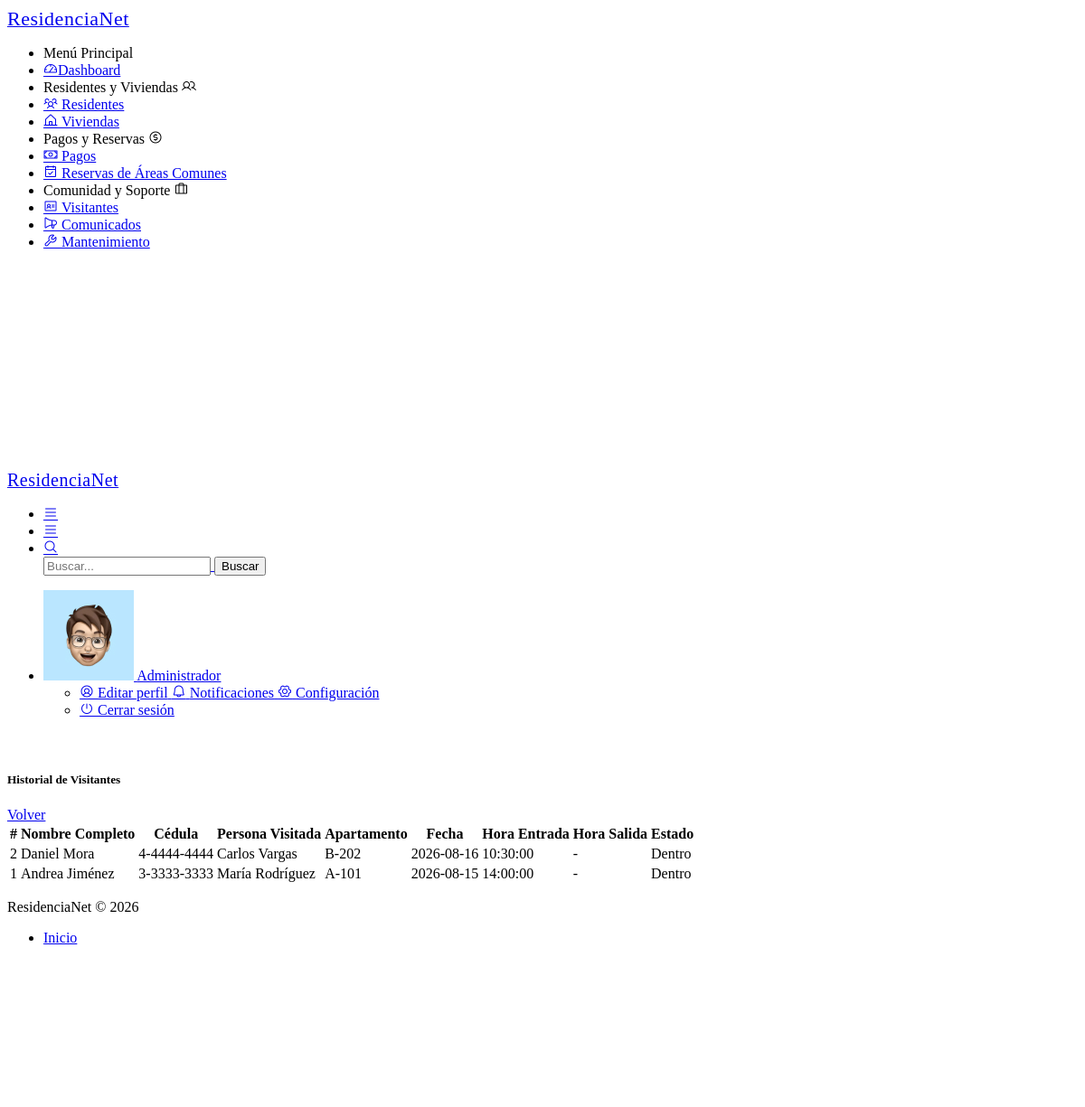
Screenshot of /visitante/historial (signed in) with the database file from the repository.
### tables this page shows
CREATE TABLE IF NOT EXISTS visitantes (
    id INT AUTO_INCREMENT PRIMARY KEY,
    nombre VARCHAR(100) NOT NULL,
    cedula VARCHAR(30) NOT NULL,
    visitado VARCHAR(100) NOT NULL,
    apartamento VARCHAR(50) NOT NULL,
    fecha DATE NOT NULL,
    hora TIME NOT NULL,
    hora_salida TIME NULL,
    estado ENUM('Dentro', 'Finalizada') DEFAULT 'Dentro',
    placa VARCHAR(20),
    cantidad INT DEFAULT 1,
    motivo TEXT,
    observaciones TEXT,
    created_at TIMESTAMP DEFAULT CURRENT_TIMESTAMP
);

### app/controllers/VisitanteController.php (called while the page is built, shortened)
<?php
class VisitanteController extends Controller {
    private $visitanteModel;
    public function __construct() {
        $this->visitanteModel = $this->model('Visitante');
    }
    public function historial() {
        $visitantes = $this->visitanteModel->getAll();
        $this->view('visitantes/historial', [
            'visitantes' => $visitantes
        ]);
    }
}

### app/core/app.php (called while the page is built, shortened)
<?php
class App {
    protected $method = 'index';
    public function __construct() {
        $url = $this->parseUrl();
        if (isset($url[0]) && file_exists('../app/controllers/' . ucfirst($url[0]) . 'Controller.php')) {
            unset($url[0]);
        }
        $this->controller = new $this->controller;
        if (isset($url[1])) {
            if (method_exists($this->controller, $url[1])) {
                $this->method = $url[1];
                unset($url[1]);
            }
        }
        $this->params = $url ? array_values($url) : [];
        call_user_func_array([$this->controller, $this->method], $this->params);
    }
    public function parseUrl() {
        if (isset($_GET['url'])) {
            return explode('/', filter_var(rtrim($_GET['url'], '/'), FILTER_SANITIZE_URL));
        }
        return [];
    }
}

### public/index.php (called while the page is built, shortened)
<?php
require_once '../app/core/app.php';
$app = new App();

### app/models/Visitante.php (called while the page is built, shortened)
<?php
require_once '../app/config/database.php';
class Visitante {
    private $db;
    public function __construct() {
        $this->db = Database::getInstance()->getConnection();
    }
    public function getAll() {
        $query = "SELECT * FROM visitantes
                  ORDER BY id DESC";
        $result = $this->db->query($query);
        return $result->fetch_all(MYSQLI_ASSOC);
    }
}

### app/config/database.php (called while the page is built, shortened)
<?php
class Database {
    private static $instance = null;
    private $conn;
    private function __construct() {
        try {
            $this->conn = new mysqli(DB_HOST, DB_USER, DB_PASS, DB_NAME);
            $this->conn->set_charset("utf8");
        } catch (mysqli_sql_exception $e) {
            die("Error de conexión a la base de datos. Verifica que MySQL esté encendido y la base '" . DB_NAME . "' exista. Detalle: " . $e->getMessage());
        }
    }
    public static function getInstance() {
        if (!self::$instance) {
            self::$instance = new Database();
        }
        return self::$instance;
    }
    public function getConnection() {
        return $this->conn;
    }
}

### app/views/visitantes/historial.php (the view, shortened to what this page needs)
<?php
include '../app/views/layouts/header.php';
include '../app/views/layouts/sidebar.php';
include '../app/views/layouts/topbar.php';
?>
<div class="pc-container">
    <div class="pc-content">
        <div class="row">
            <div class="col-12">
                <div class="card">
                    <div class="card-header d-flex justify-content-between align-items-center">
                        <h5 class="mb-0">Historial de Visitantes</h5>
                        <a href="<?= BASE_URL ?>/visitante/index" class="btn btn-secondary">
                            Volver
                        </a>
                    </div>
                    <div class="card-body">
                        <div class="table-responsive">
                            <table class="table table-hover table-striped align-middle">
                                <thead>
                                    <tr>
                                        <th>#</th>
                                        <th>Nombre Completo</th>
                                        <th>Cédula</th>
                                        <th>Persona Visitada</th>
                                        <th>Apartamento</th>
                                        <th>Fecha</th>
                                        <th>Hora Entrada</th>
                                        <th>Hora Salida</th>
                                        <th>Estado</th>
                                    </tr>
                                </thead>
                                <tbody>
                                <?php if (!empty($data['visitantes'])): ?>
                                    <?php foreach ($data['visitantes'] as $visitante): ?>
                                        <tr>
                                            <td>
                                                <?= htmlspecialchars($visitante['id']) ?>
                                            </td>
                                            <td>
                                                <?= htmlspecialchars($visitante['nombre']) ?>
                                            </td>
                                            <td>
                                                <?= htmlspecialchars($visitante['cedula']) ?>
                                            </td>
                                            <td>
                                                <?= htmlspecialchars($visitante['visitado']) ?>
                                            </td>
                                            <td>
                                                <?= htmlspecialchars($visitante['apartamento']) ?>
                                            </td>
                                            <td>
                                                <?= htmlspecialchars($visitante['fecha']) ?>
                                            </td>
                                            <td>
                                                <?= htmlspecialchars($visitante['hora']) ?>
                                            </td>
                                            <td>
                                                <?= !empty($visitante['hora_salida'])
                                                    ? htmlspecialchars($visitante['hora_salida'])
                                                    : '-' ?>
                                            </td>
                                            <td>
                                                <?php if ($visitante['estado'] == 'Dentro'): ?>
                                                    <span class="badge bg-success">
                                                        Dentro
                                                    </span>
                                                <?php else: ?>
                                                    <span class="badge bg-secondary">
                                                        Finalizada
                                                    </span>
                                                <?php endif; ?>
                                            </td>
                                        </tr>
                                    <?php endforeach; ?>
                                <?php endif; ?>
                                </tbody>
                            </table>
                        </div>
                    </div>
                </div>
            </div>
        </div>
    </div>
</div>
<?php
include '../app/views/layouts/footer.php';
include '../app/views/layouts/scripts.php';
?>

### rows the page displays
visitantes: id "2", nombre "Daniel Mora", cedula "4-4444-4444", visitado "Carlos Vargas", apartamento "B-202", fecha "2026-08-16", hora "10:30:00", estado "Dentro"
visitantes: id "1", nombre "Andrea Jiménez", cedula "3-3333-3333", visitado "María Rodríguez", apartamento "A-101", fecha "2026-08-15", hora "14:00:00", estado "Dentro"

### other values shown
$_SESSION['user_name'] "Administrador"
